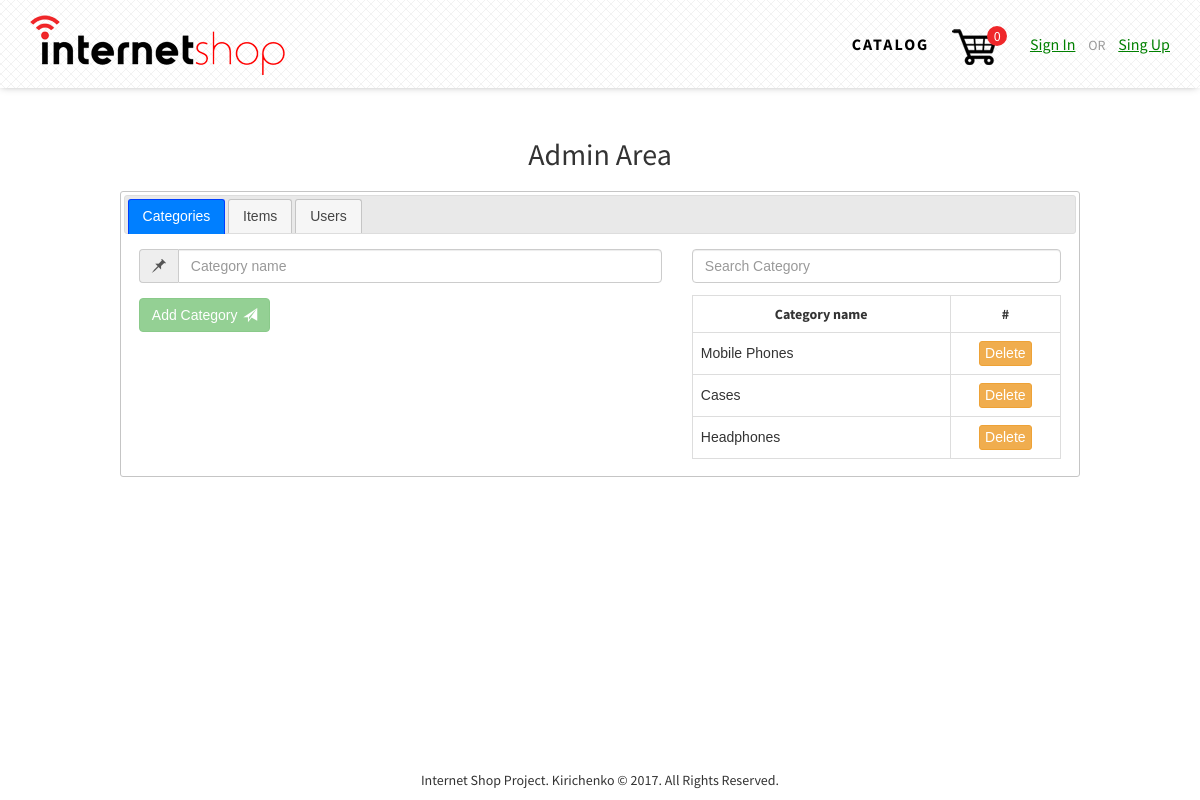
Screenshot of /index.php/admin with the database file from the repository.
### tables this page shows
CREATE TABLE `categories` (
  `id` int(11) NOT NULL,
  `category` varchar(64) NOT NULL
);

### application/controllers/Admin.php (called while the page is built, shortened)
<?php
	class Admin extends CI_Controller {
		public function __construct() {
			$this->load->library('Main');
			$this->load->model('Admin_model');
		}
		public function index() {
			$login = $this->session->regadmin;
			$data['cart'] = $this->main->get_cart();
			$data['user'] = $this->main->get_user_data();
			$data['nextid'] = $this->main->get_next_id('categories');
			$data['categories'] = $this->main->get_categories();
			$data['items'] = $this->Admin_model->get_items_with_category();
			$data['users'] = $this->Admin_model->get_users_list($login);
			$this->load->view('admin/index', $data);
		}
	}
?>

### index.php (called while the page is built, shortened)
<?php
require_once BASEPATH.'core/CodeIgniter.php';

### application/models/Main_model.php (called while the page is built, shortened)
<?php
	class Main_model extends CI_Model
	{
		public function get_categories() {
			$query = $this->db->get('categories');
			return $query->result();
		}
		public function get_next_id($tablename) {
			$dbname = $this->db->database;
			$this->db->select('AUTO_INCREMENT AS ai');
			$this->db->from('INFORMATION_SCHEMA.TABLES');
			$this->db->where('TABLE_SCHEMA', $dbname);
			$this->db->where('TABLE_NAME', $tablename);
			$query = $this->db->get();
			return $query->row();
		}
	}

### application/libraries/Main.php (called while the page is built, shortened)
<?php
class Main
{
	protected $CI;
	public function __construct() {
		$this->CI =& get_instance();
	}
	public function get_categories() {
		$data = $this->CI->Main_model->get_categories();
		return $data;
	}
}

### application/views/admin/index.php (the view, shortened to what this page needs)
<section class="inner_content">
	<div class="container">
		<div class="admin_block">
			<h2 class="text-center">Admin Area</h2>
			<div id="tabs" class="tabs">
				<ul>
					<li>
						<a href="#tab_1">Categories</a>
					</li>
					<li>
						<a href="#tab_2">Items</a>
					</li>
					<li>
						<a href="#tab_3">Users</a>
					</li>
				</ul>
				<div id="tab_1" class="cat_tab">
					<div class="nth_padding clearfix">
						<div class="col-sm-7">
							<form method="post" action="<?php echo site_url('admin/category'); ?>" class="cat_form" role="form" data-toggle="validator">
								<div class="form-group has-feedback">
									<div class="input-group">
										<span class="input-group-addon"><i class="glyphicon glyphicon-pushpin"></i></span>
										<input type="text" name="category" placeholder="Category name" class="form-control" maxlength="64" data-error="Please, add a category."
										data-nextid="<?php echo $nextid->ai; ?>" required>
									</div>
									<span class="glyphicon form-control-feedback" aria-hidden="true"></span>
								</div>
								<button type="submit" class="btn btn-success">
									Add Category
									<span class="glyphicon glyphicon-send"></span>
								</button>
							</form>
						</div>
						<div class="col-sm-5">
							<input type="search" placeholder="Search Category" data-url="<?php echo site_url('admin/category'); ?>" class="form-control search_data">
							<form method="post" action="<?php echo site_url('admin/category'); ?>" class="cat_all_form clearfix">
								<table class="table table-bordered table-striped table_scrolling">
									<thead>
										<tr>
											<th>Category name</th>
											<th>#</th>
										</tr>
									</thead>
									<tbody>
										<?php
											foreach($categories as $cat) {
												echo '<tr>';
												echo '<td>'.$cat->category.'</td>';
												echo '<td>';
												echo '<button type="button" id="delcat'.$cat->id.'" class="btn btn-xs btn-warning del_cat">Delete</button></td>';
												echo '</td></tr>';
											}
										?>
									</tbody>
								</table>
							</form>
						</div>
					</div>
				</div>
		</div>
	</div>
</section>

### assets/css/style.css (style rules this page uses)
html, body { min-height: 100%; height: 100%; font-family: 'SourceSansPro-Regular'; }
section { padding: 30px 0; }
h1, h2, h3 { margin: 20px 0; }
ul, ol { list-style-type: none; margin: 0; padding: 0; }
a, button, input, textarea { display: inline-block; -webkit-transition: all 0.3s ease; -moz-transition: all 0.3s ease; -o-transition: all 0.3s ease; -ms-transition: all 0.3s ease; transition: all 0.3s ease; }
form .btn { min-width: 100px; }
.btn .glyphicon { top: 2px; margin-left: 2px; }
.form-control { margin-bottom: 12px; }
form .row .form-control, .comment_block form .form-control, .table { margin-bottom: 0; }
table th { text-align: center; font-weight: normal; font-family: 'SourceSansPro-Bold'; }
table .btn { min-width: auto; }
.table-bordered > thead > tr > th { border-bottom-width: 1px; }
.table_scrolling tbody { display: block; width: 100%; margin-top: -1px; }
.table.table_scrolling tr { display: table; width: 100%; table-layout: fixed; }
.table.table_scrolling tr th { border-left: none; }
.table.table_scrolling tr td { padding: 8px; border-top: 1px solid #ddd; border-right: 1px solid #ddd; border-bottom: none; border-left: none; vertical-align: middle; }
.table.table_scrolling tr th:last-child, .table.table_scrolling tr td:last-child { border-right: none; }
.container { max-width: 990px; width: 100%; }
.nth_padding > div:first-child { padding: 0 15px 0 0; }
.nth_padding > div:last-child { padding: 0 0 0 15px; }
.ui-tabs .ui-tabs-panel { padding: 15px; }
.tabs > div { position: relative; }
.cat_tab table tr td:last-child { text-align: center; }
.cat_tab .table_scrolling tbody { max-height: 168px; }
.cat_tab tr > *:last-child { width: 30%; }

### rows the page displays
categories: category "Mobile Phones"
categories: category "Cases"
categories: category "Headphones"
